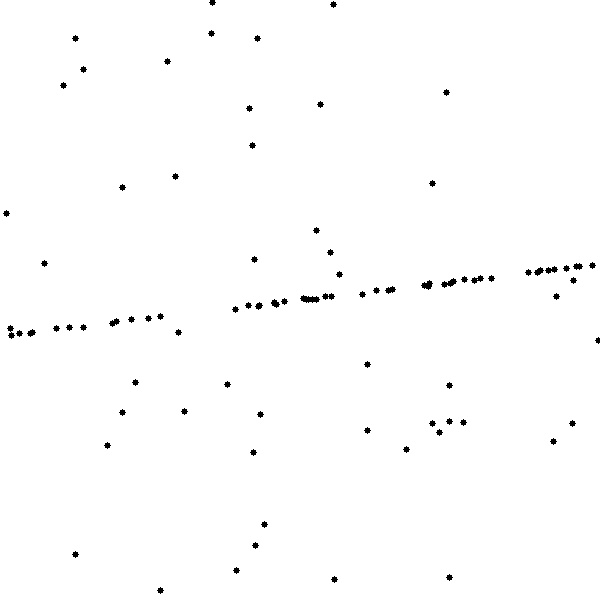
//> input picture data/image1.jpg, 600 x 600 px
$ ./ransac   (built with g++ and OpenCV 4)
//> lines starting //> are read from the running program, lines starting //| are printed output that depends on the picture
### Detector/Reader.h
#ifndef READPOINTS_READPOINTS_H
#define READPOINTS_READPOINTS_H

#include <opencv2/core/mat.hpp>

class Reader {
public:
    static void read_points (cv::Mat &pts1, cv::Mat &pts2, const std::string &filename);
    static void getInliers (const std::string &filename, std::vector<int> &inliers);
    static void getMatrix3x3 (const std::string &filename, cv::Mat &model);
    static bool LoadPointsFromFile(cv::Mat &points, const char* file);
    static bool SavePointsToFile(const cv::Mat &points, const char* file, std::vector<int> *inliers);
    static void getPointsNby6 (const std::string& filename, cv::Mat &points);
    static void readEVDpoints (cv::Mat &points, const std::string &filename);
};
#endif //READPOINTS_READPOINTS_H

### Detector/detector.h
#ifndef RANSAC_DETECTOR_H
#define RANSAC_DETECTOR_H

#include <iostream>
#include <stdio.h>
#include <string>

#include <opencv2/opencv.hpp>
#include <opencv2/core.hpp>
#include <opencv2/features2d.hpp>
#include <opencv2/xfeatures2d.hpp>
#include <opencv2/highgui.hpp>

std::vector<cv::KeyPoint> detect(std::string filename, std::string detector_name);

#endif //RANSAC_DETECTOR_H

### Detector/detector.cpp
#include "detector.h"
#include "Reader.h"

// [93 lines left out: function DetectFeatures, not called in this run]


/*
 * Get points from image with name "filename".
 * Using different key points detection.
 *
 * Example of usage
 * std::vector<cv::KeyPoint> points = detect("data/image1.jpg", "sift");
 *
 */
std::vector<cv::KeyPoint> detect(std::string filename, std::string detector_name) {
	cv::Mat img = imread (filename, cv::IMREAD_GRAYSCALE);

	if (!img.data) {
		std::cout<< "Error in read\n";
		exit (1);
	}

	std::vector<cv::KeyPoint> keypoints;

	if (detector_name.compare("surf") == 0) {
		cv::Ptr<cv::xfeatures2d::SURF> detector = cv::xfeatures2d::SURF::create ();
		detector->detect (img, keypoints);

	} else if (detector_name.compare("orb") == 0) {
		cv::Ptr<cv::ORB> detector = cv::ORB::create ();
		detector->detect (img, keypoints);

	} else if (detector_name.compare("sift") == 0) {
		cv::Ptr<cv::xfeatures2d::SIFT> detector = cv::xfeatures2d::SIFT::create ();
		detector->detect (img, keypoints);

	} else if (detector_name.compare("corner") == 0) {
		cv::Mat src_gray;
		cv::Mat src = cv::imread(filename, 1 );
  		cv::cvtColor( src, src_gray, cv::COLOR_BGR2GRAY);
	  	cv::Mat dst, dst_norm, dst_norm_scaled;
	  	dst = cv::Mat::zeros( src.size(), CV_32FC1 );

		int blockSize = 2;
	  	int apertureSize = 3;
	  	double k = 0.3;
		cornerHarris( src_gray, dst, blockSize, apertureSize, k, cv::BORDER_DEFAULT );

	    normalize( dst, dst_norm, 0, 255, cv::NORM_MINMAX, CV_32FC1, cv::Mat() );
     	convertScaleAbs( dst_norm, dst_norm_scaled );
	  	for (int j = 0; j < dst_norm.rows; j++) {
	     	for( int i = 0; i < dst_norm.cols; i++ ) {
	            if ((int) dst_norm.at<float>(j,i) <= 43 ) {// thresh
	               	cv::KeyPoint kp (cv::Point2f(i,j), -1, 0, 0, -1);
	               	keypoints.push_back(kp);
	            }
	        }
	    }

	} else {
		std::cout << "Not found detector\n";
		exit (1);
	}

	cv::Mat img_keypoints;
	drawKeypoints (img, keypoints, img_keypoints, cv::Scalar::all(-1), cv::DrawMatchesFlags::DEFAULT);
  	imwrite("res/points_detection/"+detector_name+".jpg", img_keypoints);
  	// imshow (detector_name, img_keypoints);
  	// cv::waitKey(0);

	return keypoints;
}

### ransac.cpp
#include <stdio.h>
#include <iostream>

#include <opencv2/opencv.hpp>
#include <opencv2/core.hpp>
#include <opencv2/features2d.hpp>
#include <opencv2/xfeatures2d.hpp>
#include <opencv2/highgui.hpp>

#include "Generator/generator.h"
#include "Detector/detector.h"

// [9 lines of commented-out code are left out]

struct Line{
	float x;
	float y;
};

void line_func (float x1, float x2, float y1, float y2) {
	float k = (x2-x1)/(y2-y1);
	float b = (x2*y1- x1*y2)/(x2-x1);
}


void draw_function (float k, float b, float max_dimen, cv::Scalar color, cv::Mat img);
bool fit_point (float x, float y, float k, float b1, float b2);

int main () {
	srand (time(NULL));

	generate();
//> (this line was passed over: generate is not available in this run)
	std::cout << "generated image\n";

	cv::Mat img = cv::imread("data/image1.jpg");
//> img is the input picture: 600 rows x 600 cols, CV_8UC3; min 0, max 255, mean 253.1
	int width = img.cols;
//> width = 600
	int height = img.rows;
//> height = 600

	std::vector<cv::KeyPoint> keypoints = detect("data/image1.jpg", "sift");
//> in detect, `detector->detect (img, keypoints);`: keypoints = 447 keypoints; strongest (x, y, size): (236, 570, 3.9), (75, 554, 3.9), (339, 274, 3.9), (83, 69, 3.9)
	std::cout << "read keypoints\n";

	int iter = 0;
	int max_iters = 3;
	float threshold = 50;
	Line best_line;
	int max_quantity_in_polygon = 0;

	while (iter < max_iters) {
		int r1 = rand() % keypoints.size();
		int r2 = rand() % keypoints.size();

		std::cout << r1 << " "<< r2 << '\n';

		float x1 = keypoints[r1].pt.x;
//> x1 = 254.2
		float y1 = keypoints[r1].pt.y;
//> y1 = 259.2

		float x2 = keypoints[r2].pt.x;
//> x2 = 167.2
		float y2 = keypoints[r2].pt.y;
//> y2 = 61.25

		int quantity_in_polygon = 0;

		float k = (x2-x1)/(y2-y1);
//> k = 0.439
		float b = (y1*x1- y1*x2)/(y2-y1) + x1;
//> b = 140.3

		std::vector<cv::Point> fit_points;

		for (int k = 0; k < keypoints.size(); k++) {
			if (fit_point(keypoints[k].pt.x, keypoints[k].pt.y, k, b-threshold, b+threshold)) {
				fit_points.push_back(cv::Point(keypoints[k].pt.y, keypoints[k].pt.x));
			}
		}
//> after the loop, fit_points = 447 Points (x, y), first 12: [213, 6], [213, 6], [213, 6], [213, 6], [213, 6], [213, 6], [327, 10], [335, 11], [335, 11], [331, 14], [331, 14], [333, 19]


		img = cv::imread("data/image1.jpg");
		draw_function (k, b, std::max(width, height), cv::Scalar(255,0,0), img);
//> in draw_function, `float corner_x1 = k*max_dimen+b;`: corner_x1 = 404
//> in draw_function, `float corner_x2 = k*(-max_dimen)+b;`: corner_x2 = -123.3
//> k = 0.439
		draw_function (k, b+threshold, std::max(width, height), cv::Scalar(0,0,255), img);
		draw_function (k, b-threshold, std::max(width, height), cv::Scalar(0,0,255), img);
		cv::line (img, cv::Point(x1, y1), cv::Point(x2, y2), cv::Scalar(110, 220, 0), 2); //thickness
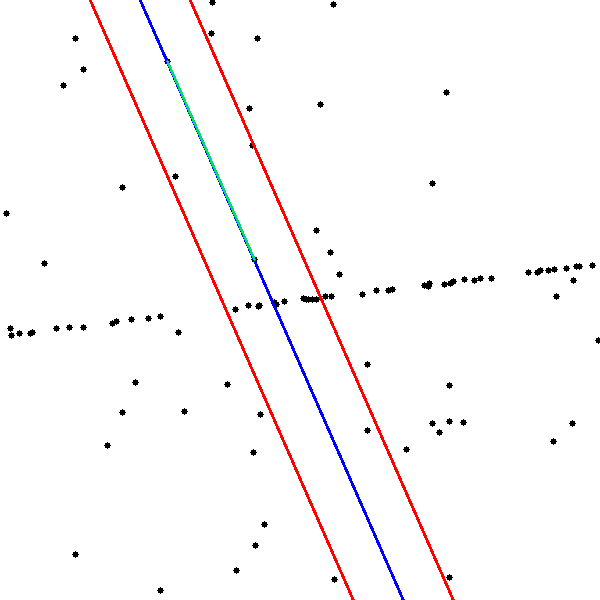
//> img: 600 rows x 600 cols, CV_8UC3; mean B, G, R 250.2, 249.4, 251.7


		// cv::Mat img_keypoints;
		// drawKeypoints (img, line_points, img_keypoints, cv::Scalar::all(-1), cv::DrawMatchesFlags::DEFAULT);

		// imshow("Image",img_keypoints);
		imshow("Image",img);


  		cv::waitKey( 0 );

		iter++;
	}

	// for (int i = 0; i < keypoints.size(); i++) {
	// 	std::cout << keypoints[i].pt.x<<" "<<keypoints[i].pt.y << '\n';
	// }

	return 0;
}

void draw_function (float k, float b, float max_dimen, cv::Scalar color, cv::Mat img) {
	float corner_y1 = max_dimen;
	float corner_x1 = k*max_dimen+b;

	float corner_y2 = -max_dimen;
	float corner_x2 = k*(-max_dimen)+b;
	cv::line (img, cv::Point(corner_x1, corner_y1), cv::Point(corner_x2, corner_y2), color,  2, 8 );
}

bool fit_point (float x, float y, float k, float b1, float b2) {
	// if () {

	// }
	return true;
}
